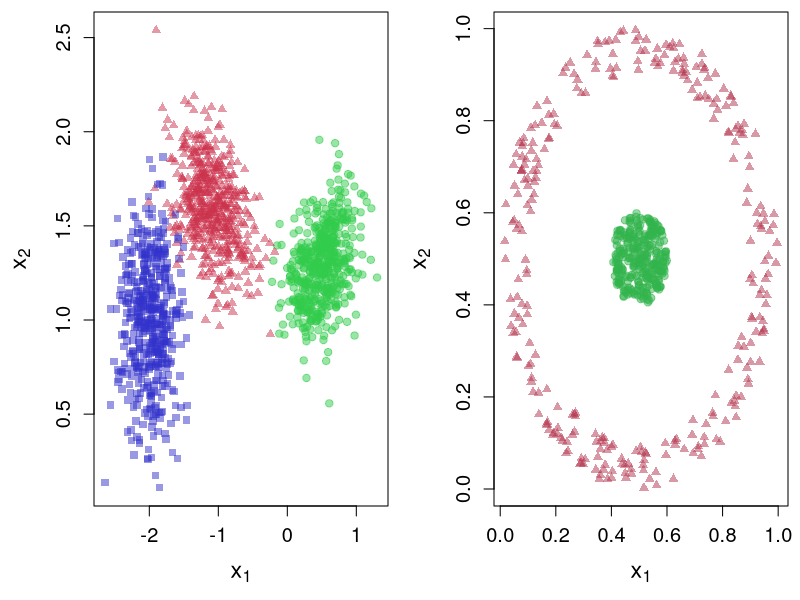

Source code (R):

library(MASS)


sigma1=matrix(c(0.07, 0.02, 0.02, 0.04), nrow=2)
d1 <- mvrnorm(n=500, c(0.5, 1.3), sigma1)


sigma2=matrix(c(0.1, -0.03, -0.03, 0.05), nrow=2)
d2 <- mvrnorm(n=500, c(-1.1, 1.6), sigma2)

sigma3=matrix(c(0.05, -0.001, -0.001, 0.1), nrow=2)
d3 <- mvrnorm(n=500, c(-2, 1.0), sigma3)


d <- read.table("data/2d_nonlinear.txt")


svg("figs/2dnorm.svg", width=10, height=5)
par(mar=c(4.7, 4.7, 0.6, 0.6), mfrow=c(1,2))
plot(d1, pch=19, col=rgb(0.2, 0.8, 0.3, 0.5), cex=1, cex.lab=1.4, cex.axis=1.2, xlab=expression(x[1]), ylab=expression(x[2]), xlim=c(min(c(d1[,1], d2[,1], d3[,1])), max(c(d1[,1], d2[,1], d3[,1]))), ylim=c(min(c(d1[,2], d2[,2], d3[,2])), max(c(d1[,2], d2[,2], d3[,2]))))
points(d2, pch=17, col=rgb(0.8, 0.2, 0.3, 0.5), cex=1)

points(d3, pch=15, col=rgb(0.2, 0.2, 0.8, 0.5), cex=1)

plot (d[301:600,], pch=17, col=rgb(0.7, 0.2, 0.3, 0.5), cex=1, cex.lab=1.4, cex.axis=1.2, xlab=expression(x[1]), ylab=expression(x[2]))
points (d[1:300,], pch=19, col=rgb(0.2, 0.7, 0.3, 0.5))


dev.off()
